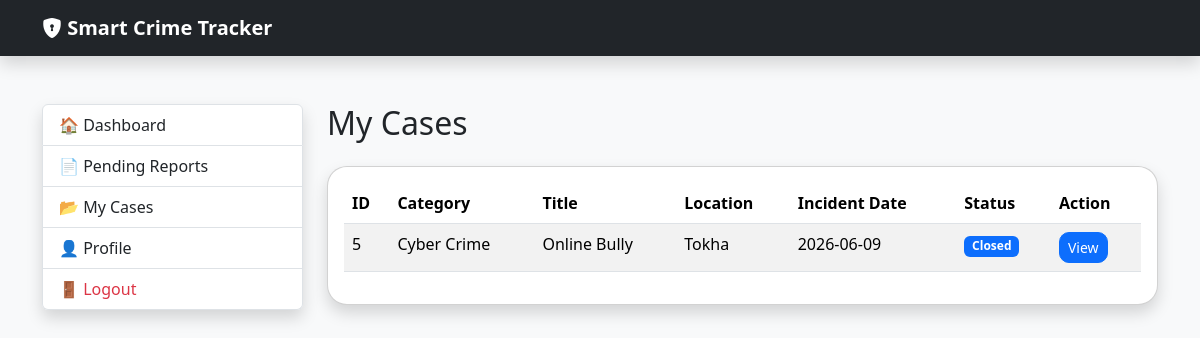
The app's page /police/my-cases (signed in) with its own data.
### tables this page shows
CREATE TABLE crime_reports(

            report_id INTEGER PRIMARY KEY AUTOINCREMENT,

            citizen_id INTEGER,

            category_id INTEGER,

            title TEXT,

            description TEXT,

            location TEXT,

            evidence TEXT,

            report_date TEXT,

            status TEXT DEFAULT 'Pending',

            assigned_officer INTEGER, incident_date TEXT, rejection_reason TEXT, created_at TEXT, closed_at TEXT, closing_remarks TEXT,

            FOREIGN KEY(citizen_id)
                REFERENCES users(user_id),

            FOREIGN KEY(category_id)
                REFERENCES crime_categories(category_id),

            FOREIGN KEY(assigned_officer)
                REFERENCES users(user_id)
        );

CREATE TABLE crime_categories(

            category_id INTEGER PRIMARY KEY AUTOINCREMENT,

            category_name TEXT UNIQUE NOT NULL,

            description TEXT
        );

### routes/police_routes.py (the view)
@police_bp.route("/police/my-cases")
def assigned_cases():
    if session.get("role") != "Police":
        return redirect("/login")
    reports = db.fetchall("""
        SELECT
            cr.report_id,
            cc.category_name,
            cr.title,
            cr.location,
            cr.incident_date,
            cr.status
        FROM crime_reports cr

        JOIN crime_categories cc
            ON cr.category_id = cc.category_id

        WHERE cr.assigned_officer = ?

        ORDER BY cr.report_date DESC
    """,
    (session["user_id"],)
    )
    return render_template(
        "police/my_cases.html",
        reports=reports
    )

### database.py (called while the page is built)
    def fetchall(self, query, parameters=()):
        self.cursor.execute(query, parameters)
        return self.cursor.fetchall()

### templates/police/my_cases.html
{% extends "police/layout.html" %}
{% block police_content %}
<h2 class="mb-4">
My Cases
</h2>
<div class="card shadow">
<div class="card-body">
<table class="table table-striped">
<thead>
<tr>
<th>ID</th>
<th>Category</th>
<th>Title</th>
<th>Location</th>
<th>Incident Date</th>
<th>Status</th>
<th>Action</th>
</tr>
</thead>
<tbody>
{% for report in reports %}
<tr>
<td>{{ report.report_id }}</td>
<td>{{ report.category_name }}</td>
<td>{{ report.title }}</td>
<td>{{ report.location }}</td>
<td>{{ report.incident_date }}</td>
<td>
<span class="badge bg-primary">
{{ report.status }}
</span>
</td>
<td>
<a href="{{ url_for('police.report_details',
                    report_id=report.report_id) }}"
   class="btn btn-sm btn-primary">
View
</a>
</td>
</tr>
{% else %}
<tr>
<td colspan="7" class="text-center">
No assigned cases.
</td>
</tr>
{% endfor %}
</tbody>
</table>
</div>
</div>
{% endblock %}

### static/style.css (style rules this page uses)
body { background:#f5f7fa; }
.btn { border-radius:10px; }
.card { border-radius:20px; }

### records on screen
crime_reports: report_id "5", category_name "Cyber Crime", title "Online Bully", location "Tokha", incident_date "2026-06-09", status "Closed"
